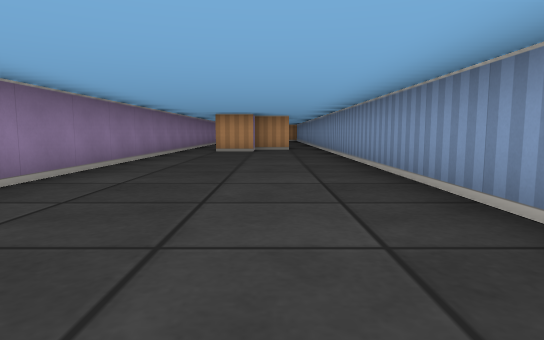
[1] (above)

13 first-person views from a walk through a cub3D ray-caster map. The camera is about half as high as the walls, tilts 6° down and sees 75° across. The floor is counted in squares. Each view is taken from the middle of a square. On the plan, view 1 faces up. The plan holds only what a view shows up to about 9 squares ahead; the rest is blank.

[2]
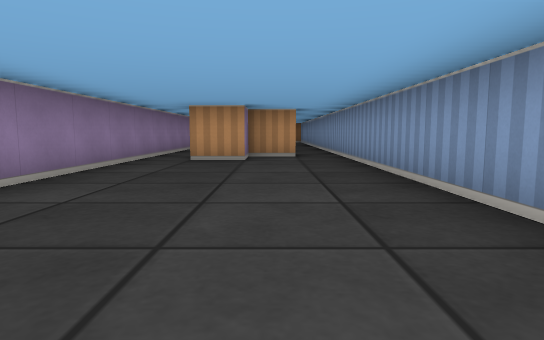

[3]
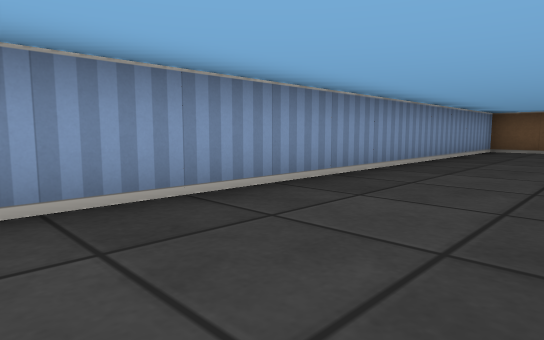

[4]
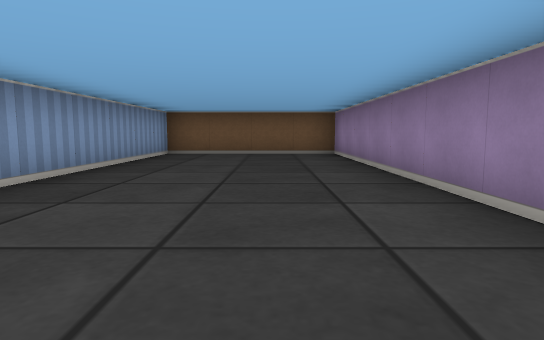

[5]
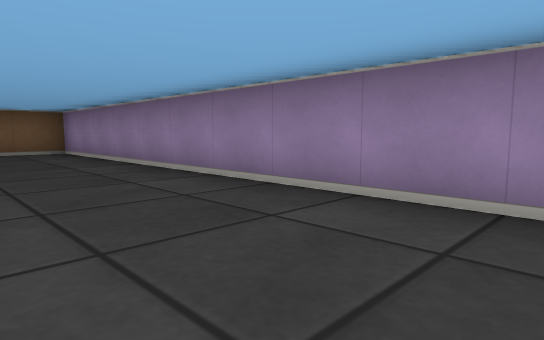

[6]
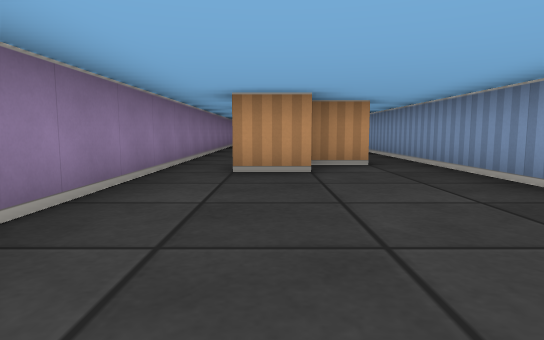

[7]
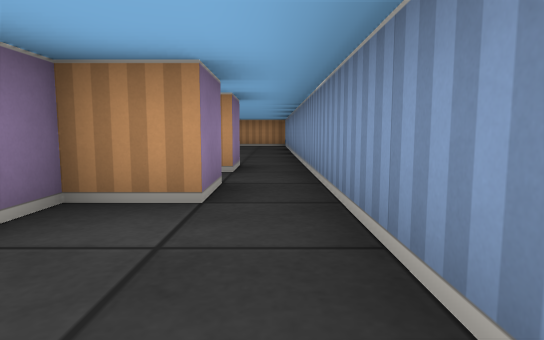

[8]
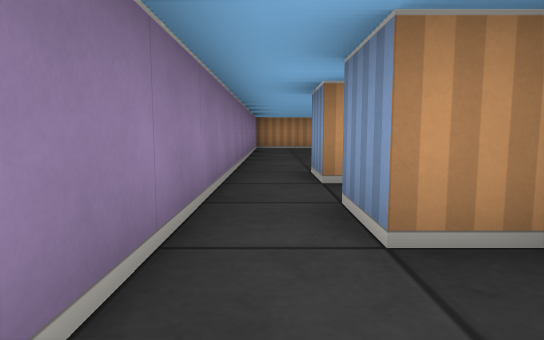

[9]
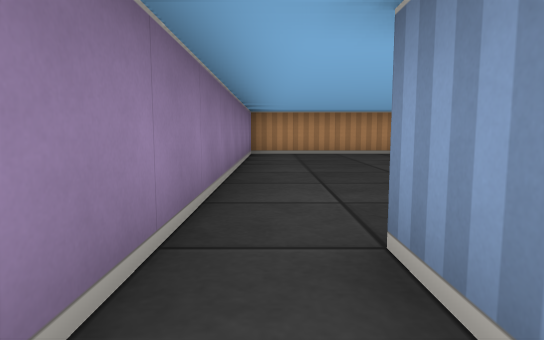

[10]
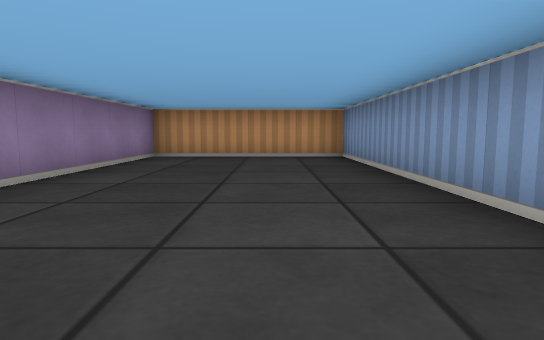

[11]
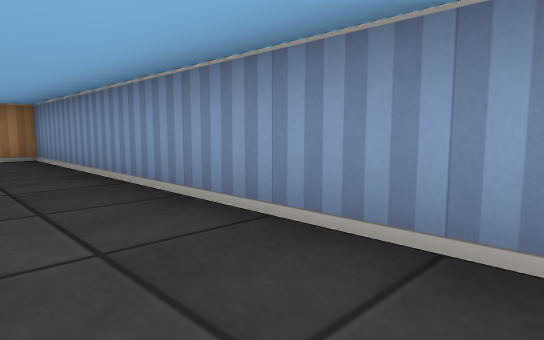

[12]
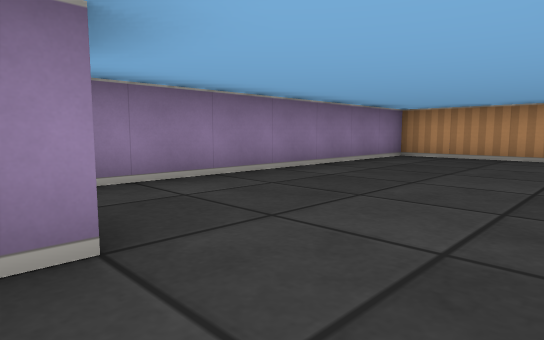

[13]
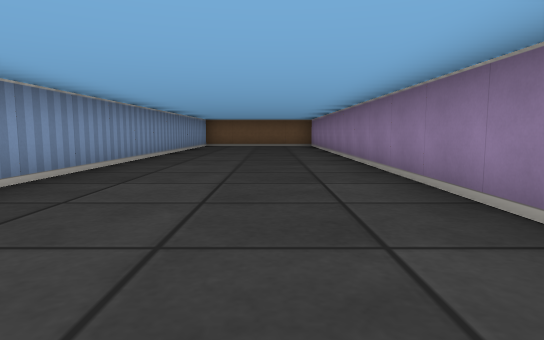

### Floor plan
Points are (right, up) in squares from view 1. A wall is a line through its corners. A room is listed if a view was taken in it or the views show most of it. See-through windows are left out.
Room 1 (views 1, 2, 3, 4, 5, 6, 7, 13)
walls: (-2.5, 9.5) (-2.5, -6.5) (1.5, -6.5) (1.5, 12.5); (0.5, 11.5) (0.5, 10.5) (-0.5, 10.5) (-0.5, 9.5) (-1.5, 9.5)
ways out: opening at (-2, 10) to room 2; opening at (1, 13) to room 2
Room 2 (views 8, 9, 10, 11, 12)
walls: (-0.5, 14.6) (-0.5, 14.1); (-1.5, 13.5) (-1.5, 14.5); (0.5, 13.5) (0.5, 12.5); (1.5, 12.5) (1.5, 21.5) (-2.5, 21.5) (-2.5, 9.5); (-1.5, 11.5) (-1.5, 12.5)
ways out: opening at (-2, 10) to room 1; opening at (1, 13) to room 1

Positions as (right, up) in squares from view 1, and headings:
1: (0, 0), facing up
2: (0, 3), facing up
3: (-1, 4), facing down-right
4: (-1, 2), facing down
5: (0, 3), facing down-left
6: (-1, 5), facing up
7: (1, 8), facing up
8: (-2, 10), facing up
9: (-2, 13), facing up
10: (0, 14), facing up
11: (0, 14), facing up-right
12: (1, 14), facing up-left
13: (-1, 7), facing down
